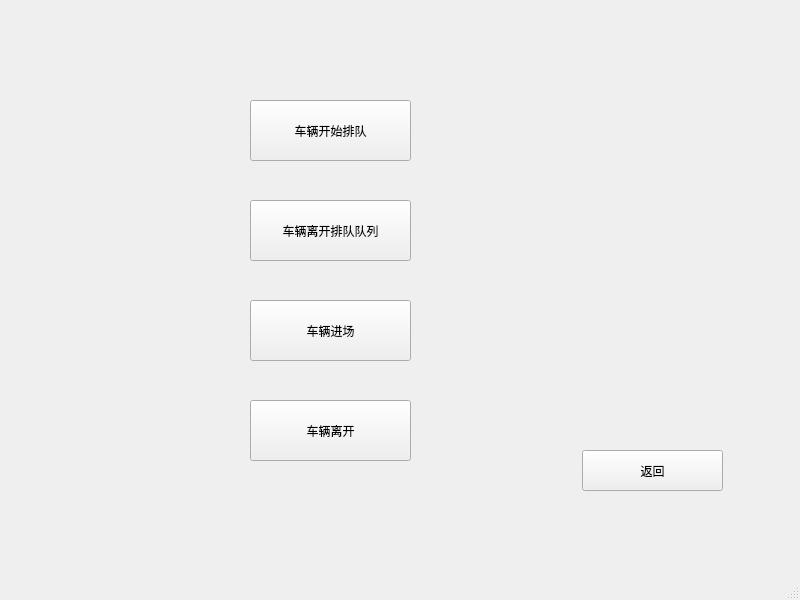
<?xml version="1.0" encoding="UTF-8"?>
<ui version="4.0">
 <class>VehicleManage</class>
 <widget class="QMainWindow" name="VehicleManage">
  <property name="geometry">
   <rect>
    <x>0</x>
    <y>0</y>
    <width>800</width>
    <height>600</height>
   </rect>
  </property>
  <property name="windowTitle">
   <string>MainWindow</string>
  </property>
  <widget class="QWidget" name="centralwidget">
   <widget class="QPushButton" name="pushButton">
    <property name="geometry">
     <rect>
      <x>582</x>
      <y>450</y>
      <width>141</width>
      <height>41</height>
     </rect>
    </property>
    <property name="text">
     <string>返回</string>
    </property>
   </widget>
   <widget class="QPushButton" name="cartoD">
    <property name="geometry">
     <rect>
      <x>250</x>
      <y>100</y>
      <width>161</width>
      <height>61</height>
     </rect>
    </property>
    <property name="text">
     <string>车辆开始排队</string>
    </property>
   </widget>
   <widget class="QPushButton" name="carleftD">
    <property name="geometry">
     <rect>
      <x>250</x>
      <y>200</y>
      <width>161</width>
      <height>61</height>
     </rect>
    </property>
    <property name="text">
     <string>车辆离开排队队列</string>
    </property>
   </widget>
   <widget class="QPushButton" name="cartoP">
    <property name="geometry">
     <rect>
      <x>250</x>
      <y>300</y>
      <width>161</width>
      <height>61</height>
     </rect>
    </property>
    <property name="text">
     <string>车辆进场</string>
    </property>
   </widget>
   <widget class="QPushButton" name="carleftP">
    <property name="geometry">
     <rect>
      <x>250</x>
      <y>400</y>
      <width>161</width>
      <height>61</height>
     </rect>
    </property>
    <property name="text">
     <string>车辆离开</string>
    </property>
   </widget>
  </widget>
  <widget class="QMenuBar" name="menubar">
   <property name="geometry">
    <rect>
     <x>0</x>
     <y>0</y>
     <width>800</width>
     <height>26</height>
    </rect>
   </property>
  </widget>
  <widget class="QStatusBar" name="statusbar"/>
 </widget>
 <resources/>
 <connections/>
</ui>
